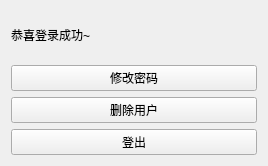
<?xml version="1.0" encoding="UTF-8"?>
<ui version="4.0">
 <class>Dialog</class>
 <widget class="QWidget" name="Dialog">
  <property name="geometry">
   <rect>
    <x>0</x>
    <y>0</y>
    <width>268</width>
    <height>166</height>
   </rect>
  </property>
  <property name="windowTitle">
   <string>登录成功</string>
  </property>
  <layout class="QGridLayout" name="gridLayout">
   <item row="3" column="1">
    <widget class="QPushButton" name="duser">
     <property name="text">
      <string>删除用户</string>
     </property>
    </widget>
   </item>
   <item row="1" column="1">
    <widget class="QLabel" name="lable">
     <property name="text">
      <string>恭喜登录成功~</string>
     </property>
    </widget>
   </item>
   <item row="4" column="1">
    <widget class="QPushButton" name="pushButton">
     <property name="text">
      <string>登出</string>
     </property>
    </widget>
   </item>
   <item row="2" column="1">
    <widget class="QPushButton" name="pushButton_2">
     <property name="text">
      <string>修改密码</string>
     </property>
    </widget>
   </item>
  </layout>
 </widget>
 <resources/>
 <connections/>
</ui>
